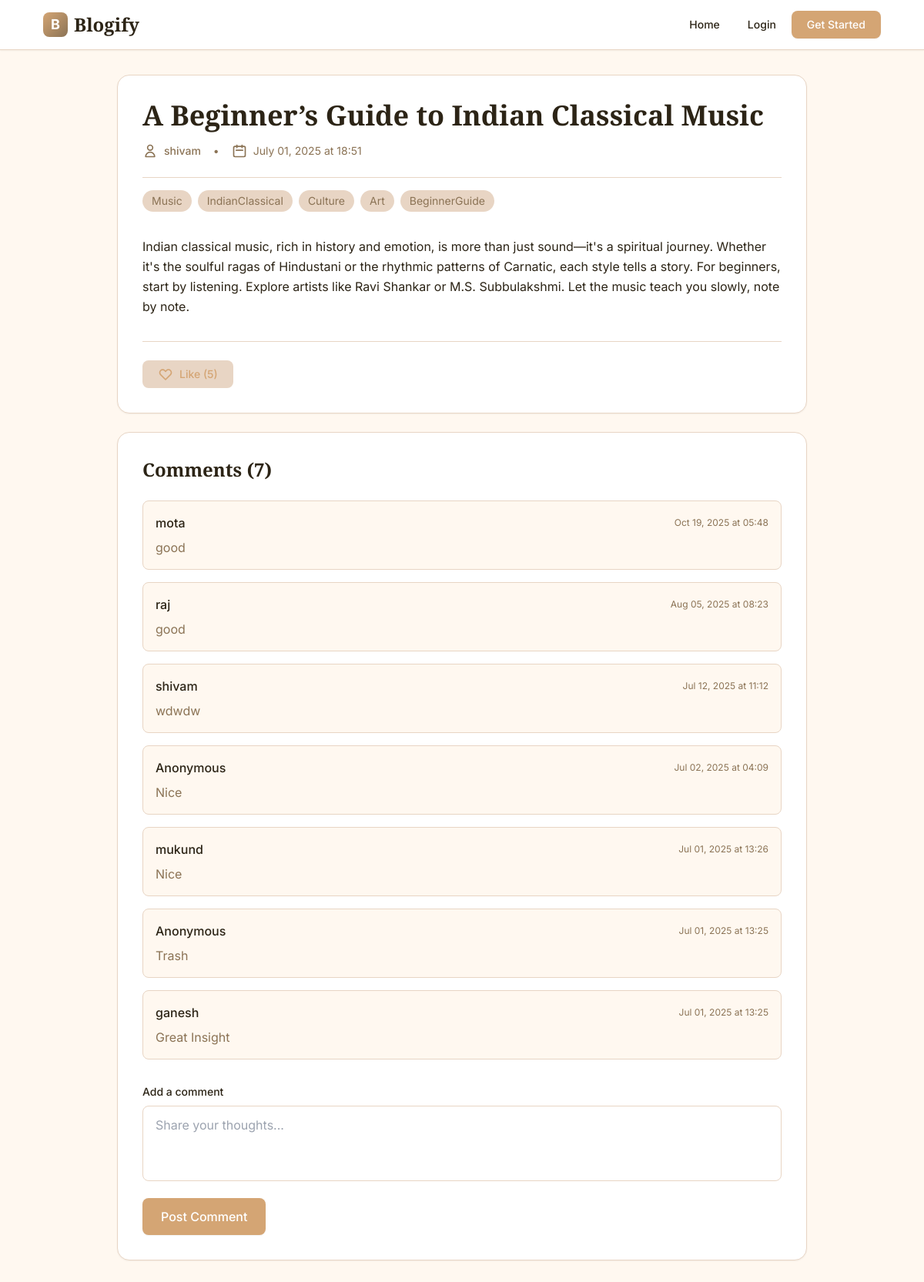
Screenshot of /publisher/post/10 with the database file from the repository.
### models/post.py (models this page shows)
class Post(db.Model):
    __tablename__ = 'post'
    id = db.Column(db.Integer, primary_key=True)
    title = db.Column(db.String(200), nullable=False)
    content = db.Column(db.Text, nullable=False)
    tags = db.Column(db.String(200))
    is_published = db.Column(db.Boolean, default=False)
    is_approved = db.Column(db.Boolean, default=False)
    is_deleted = db.Column(db.Boolean, default=False)
    created_at = db.Column(db.DateTime, default=datetime.utcnow)
    updated_at = db.Column(db.DateTime, default=datetime.utcnow, onupdate=datetime.utcnow)
    user_id = db.Column(db.Integer, db.ForeignKey('login_info.user_id'), nullable=False)
    likes = db.relationship('Like', backref='post', cascade="all, delete-orphan", lazy='dynamic')
    comments = db.relationship('Comment', backref='post', cascade="all, delete-orphan", lazy='dynamic')

class Comment(db.Model):
    __tablename__ = 'comment'
    id = db.Column(db.Integer, primary_key=True)
    user_id = db.Column(db.Integer, db.ForeignKey('login_info.user_id'), nullable=True)
    post_id = db.Column(db.Integer, db.ForeignKey('post.id'), nullable=False)
    content = db.Column(db.Text, nullable=False)
    timestamp = db.Column(db.DateTime, default=datetime.utcnow)
    user = db.relationship('LoginInfo', backref='comments')

### models/login_info.py (models this page shows)
class LoginInfo(db.Model):
    __tablename__ = 'login_info'
    user_id = db.Column(db.Integer, primary_key=True)
    username = db.Column(db.String(150), unique=True, nullable=False)
    password = db.Column(db.String(255), nullable=False)
    role = db.Column(db.Enum(UserRole), nullable=False)
    profile = db.relationship('UserProfile', backref='login', uselist=False)
    posts = db.relationship('Post', backref='author', lazy=True)

### routes/post_routes.py (the view)
@publisher_bp.route('/post/<int:post_id>', methods=['GET'])
def show_post(post_id):
    return get_post(post_id)

### controllers/publisher_controller.py (called while the page is built)
def get_post(post_id):
    user_id = session.get('user_id')
    post = Post.query.get_or_404(post_id)
    has_liked = False
    if user_id:
        has_liked = Like.query.filter_by(user_id=user_id, post_id=post_id).first() is not None
    if not post.is_published or not post.is_approved or post.is_deleted:
        if session.get('user_id') != post.user_id and session.get('role') != 'admin':
            abort(403)
    return render_template('view_post.html', post=post, Comment=Comment, has_liked=has_liked)

### templates/view_post.html (shortened to what this page needs)
{% extends "base.html" %}
{% block content %}
<article class="max-w-4xl mx-auto">
    <div class="bg-white rounded-2xl shadow-sm border border-accent p-8 mb-6">
        <h1 class="font-serif text-4xl font-bold text-dark mb-4">{{ post.title }}</h1>
        <div class="flex items-center space-x-4 text-sm text-secondary pb-6 border-b border-accent">
            <div class="flex items-center space-x-2">
                <svg class="w-5 h-5" fill="none" stroke="currentColor" viewBox="0 0 24 24">
                    <path stroke-linecap="round" stroke-linejoin="round" stroke-width="2" d="M16 7a4 4 0 11-8 0 4 4 0 018 0zM12 14a7 7 0 00-7 7h14a7 7 0 00-7-7z"></path>
                </svg>
                <span class="font-medium">{{ post.author.username }}</span>
            </div>
            <span>•</span>
            <div class="flex items-center space-x-2">
                <svg class="w-5 h-5" fill="none" stroke="currentColor" viewBox="0 0 24 24">
                    <path stroke-linecap="round" stroke-linejoin="round" stroke-width="2" d="M8 7V3m8 4V3m-9 8h10M5 21h14a2 2 0 002-2V7a2 2 0 00-2-2H5a2 2 0 00-2 2v12a2 2 0 002 2z"></path>
                </svg>
                <span>{{ post.created_at.strftime('%B %d, %Y at %H:%M') }}</span>
            </div>
        </div>
        {% if post.tags %}
            <div class="flex flex-wrap gap-2 mt-4">
                {% for tag in post.tags.split(',') %}
                    <span class="px-3 py-1 bg-accent text-secondary text-sm rounded-full">{{ tag.strip() }}</span>
                {% endfor %}
            </div>
        {% endif %}
        <div class="prose prose-lg max-w-none mt-8 text-dark leading-relaxed">
            {{ post.content | safe }}
        </div>
        <div class="mt-8 pt-6 border-t border-accent">
            <form method="POST" action="{{ url_for('publisher.like_post', post_id=post.id) }}">
                <button type="submit" class="flex items-center space-x-2 px-5 py-2 bg-accent text-primary rounded-lg text-sm font-medium hover:bg-opacity-80 transition-all duration-200">
                    <svg class="w-5 h-5" fill="none" stroke="currentColor" viewBox="0 0 24 24">
                        <path stroke-linecap="round" stroke-linejoin="round" stroke-width="2" d="M4.318 6.318a4.5 4.5 0 000 6.364L12 20.364l7.682-7.682a4.5 4.5 0 00-6.364-6.364L12 7.636l-1.318-1.318a4.5 4.5 0 00-6.364 0z"></path>
                    </svg>
                    <span>
                        {% if has_liked %}
                            Unlike ({{ post.likes.count() }})
                        {% else %}
                            Like ({{ post.likes.count() }})
                        {% endif %}
                    </span>
                </button>
            </form>
        </div>
    </div>
    <div class="bg-white rounded-2xl shadow-sm border border-accent p-8">
        <h3 class="font-serif text-2xl font-bold text-dark mb-6">
            Comments ({{ post.comments.count() }})
        </h3>
        <div class="space-y-4 mb-8">
            {% for comment in post.comments.order_by(Comment.timestamp.desc()).all() %}
                <div class="p-4 bg-warm rounded-lg border border-accent">
                    <div class="flex items-center justify-between mb-2">
                        <span class="font-medium text-dark">
                            {% if comment.user %}
                                {{ comment.user.username }}
                            {% else %}
                                Anonymous
                            {% endif %}
                        </span>
                        <span class="text-xs text-secondary">{{ comment.timestamp.strftime('%b %d, %Y at %H:%M') }}</span>
                    </div>
                    <p class="text-secondary">{{ comment.content }}</p>
                </div>
            {% endfor %}
        </div>
        <form method="POST" action="{{ url_for('publisher.comment_post', post_id=post.id) }}" class="space-y-4">
            <div>
                <label for="comment" class="block text-sm font-medium text-dark mb-2">Add a comment</label>
                <textarea name="comment" id="comment" rows="3" required
                          class="w-full px-4 py-3 border border-accent rounded-lg focus:outline-none focus:ring-2 focus:ring-primary focus:border-transparent transition-all duration-200 resize-none"
                          placeholder="Share your thoughts..."></textarea>
            </div>
            <button type="submit" class="px-6 py-3 bg-primary text-white rounded-lg font-medium hover:bg-opacity-90 transition-all duration-200 shadow-sm">
                Post Comment
            </button>
        </form>
    </div>
</article>
{% endblock %}

### rows the page displays
Post: title "A Beginner’s Guide to Indian Classical Music", created_at "July 01, 2025 at 18:51", content "Indian classical music, rich in history and emotion, is more than just sound—it's a spiritual journey. Whether it's the soulful ragas of Hindustani or the rhythmic patterns of Carnatic, each style tells a story. For beginners, start by listening. Explore artists like Ravi Shankar or M.S. Subbulakshmi. Let the music teach you slowly, note by note."
LoginInfo: author.username "shivam"
Comment: user.username "mota", timestamp "Oct 19, 2025 at 05:48", content "good"
Comment: user.username "raj", timestamp "Aug 05, 2025 at 08:23", content "good"
Comment: user.username "shivam", timestamp "Jul 12, 2025 at 11:12", content "wdwdw"
Comment: shows "Anonymous", timestamp "Jul 02, 2025 at 04:09", content "Nice"
Comment: user.username "mukund", timestamp "Jul 01, 2025 at 13:26", content "Nice"
Comment: shows "Anonymous", timestamp "Jul 01, 2025 at 13:25", content "Trash"
Comment: user.username "ganesh", timestamp "Jul 01, 2025 at 13:25", content "Great Insight"

### other values shown
{{ tag.strip() }} "Music" "IndianClassical" "Culture" "Art" "BeginnerGuide"
{{ post.likes.count() }} "5"
{{ post.comments.count() }} "7"
